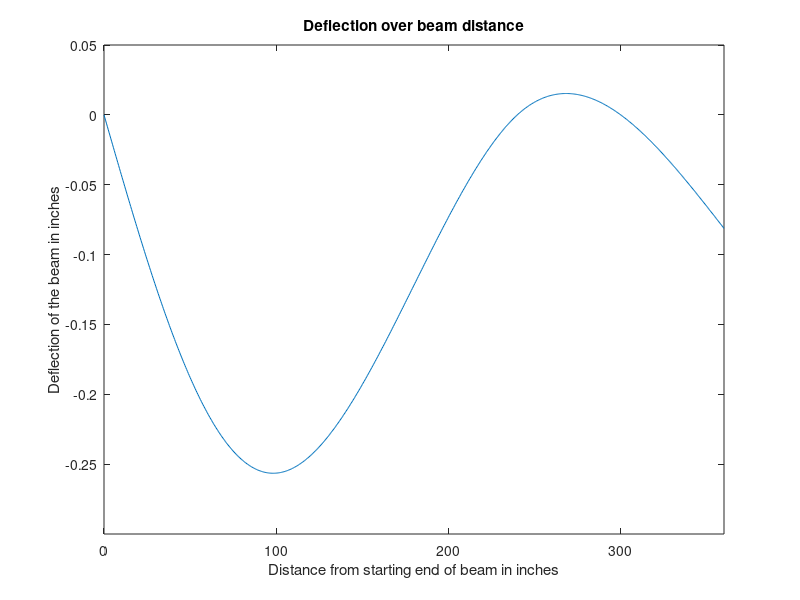

MATLAB code for this plot:
%The workspace is cleared
clear;
for i=1:721
    %x is position on the beam advancing a half inch every loop
    x(i)=0+(i-1)*.5;
    %a and b are values defining parts of the discontinuity function
    a=120;
    b=240;
    if x(i)>=b
        v(i)=(1/(3.190e9))*(800*x(i)^3-13.68e6*x(i)-2.5*x(i)^4+2.5*(x(i)-120)^4+600*(x(i)-240)^3);
    elseif x(i)>=a
       v(i)=(1/(3.190e9))*(800*x(i)^3-13.68e6*x(i)-2.5*x(i)^4+2.5*(x(i)-120)^4);
    elseif x(i)<a
        v(i)=(1/(3.190e9))*(800*x(i)^3-13.68e6*x(i)-2.5*x(i)^4);
    end;
end;

hold off;
plot (x,v);
%D is maximum deflection
%I is the position of the deflection
[D,I]=max(abs(v));
%P is the position of the deflection in inches from the starting end of the
%beam
P=x(I);
%Messages are printed to the screen 
fprintf('The point of deflection is %.2f inches from the end of the beam. \n',P)
fprintf('The beam is deflected %.2f inches. \n',D)

ylabel('Deflection of the beam in inches')
xlabel('Distance from starting end of beam in inches')
title('Deflection over beam distance')
axis([0 360 -.3 .05])